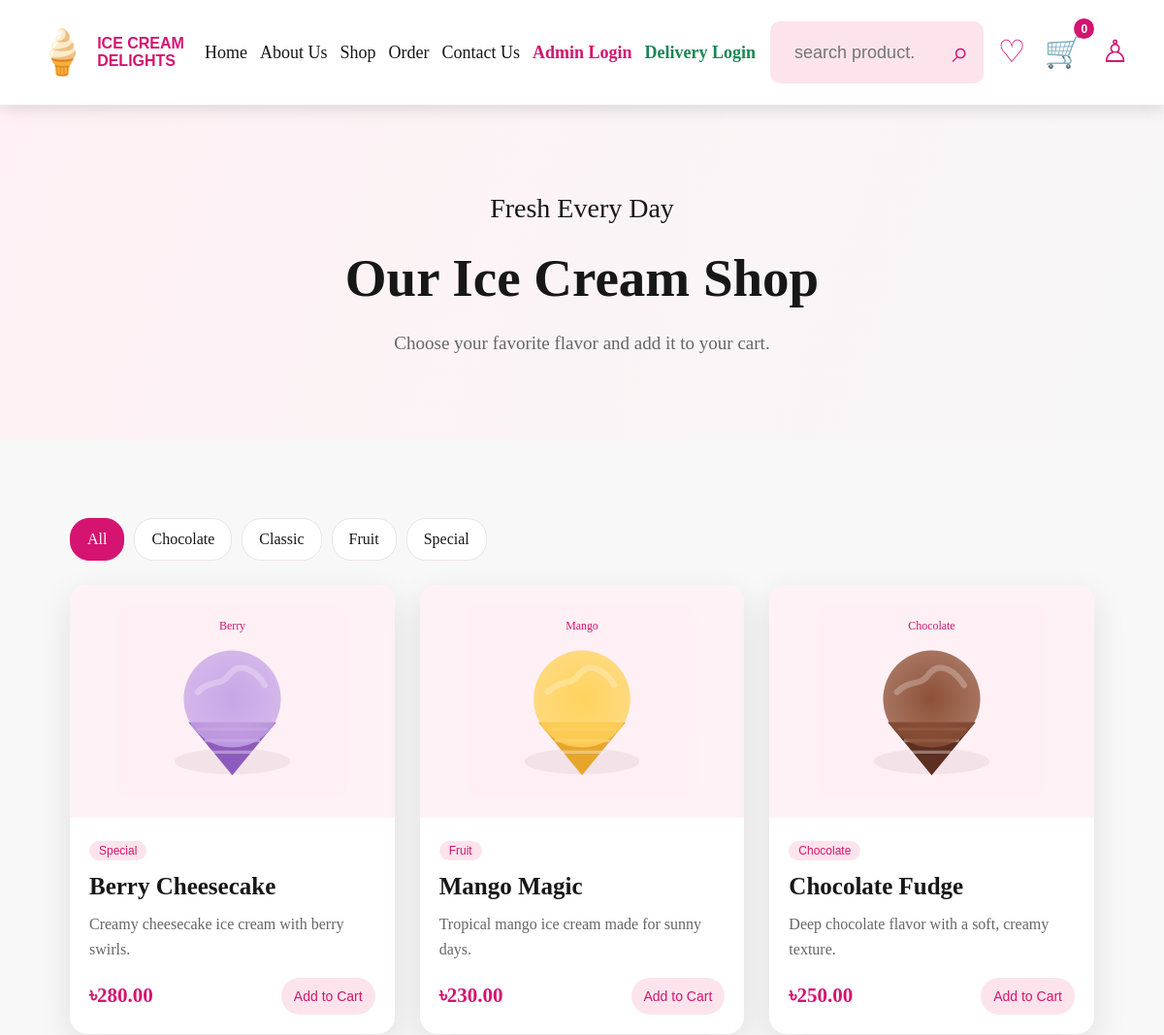
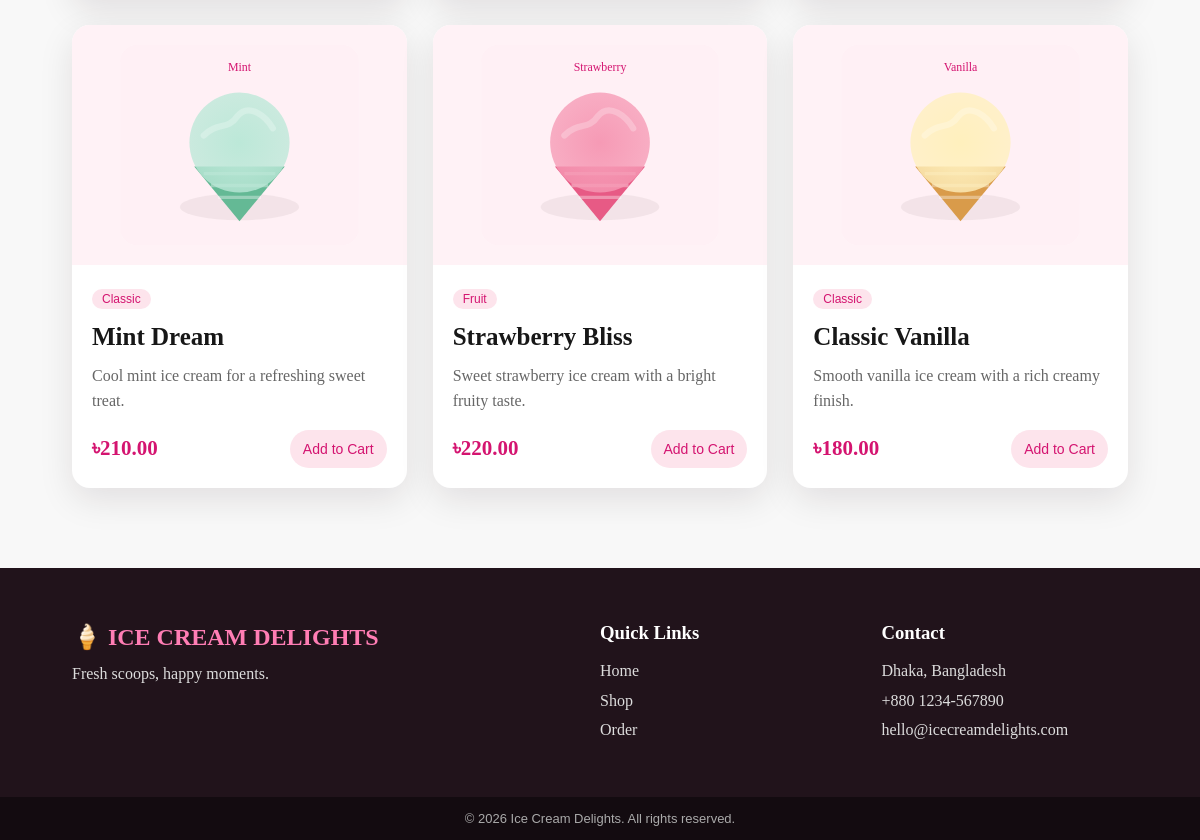
The page /shop.php on the database its author committed (2 pictures, top to bottom).
### tables this page shows
CREATE TABLE products (id INT AUTO_INCREMENT PRIMARY KEY,name VARCHAR(120) NOT NULL,category VARCHAR(80) NOT NULL,price DECIMAL(10,2) NOT NULL,description TEXT,image VARCHAR(255) NOT NULL DEFAULT 'vanilla.svg',created_at TIMESTAMP DEFAULT CURRENT_TIMESTAMP);

### includes/functions.php (called while the page is built, shortened)
<?php
function cartCount() {
    $count = 0;
    return $count;
}
function e($value) {
    return htmlspecialchars((string)$value, ENT_QUOTES, 'UTF-8');
}
function isLoggedIn() {
    return isset($_SESSION['user_id']);
}
?>

### shop.php (the view, shortened to what this page needs)
<?php
require_once "includes/header.php";
$category = trim($_GET['category'] ?? '');
$sql = "SELECT * FROM products WHERE 1=1";
$sql .= " ORDER BY id DESC";
$stmt = $conn->prepare($sql);
$stmt->execute();
$result = $stmt->get_result();
$cats = $conn->query("SELECT DISTINCT category FROM products ORDER BY category");
?>
<section class="page-banner">
    <p class="eyebrow">Fresh Every Day</p>
    <h1>Our Ice Cream Shop</h1>
    <p>Choose your favorite flavor and add it to your cart.</p>
</section>
<section class="section">
    <div class="filter-row">
        <a href="shop.php" class="<?= $category === '' ? 'selected' : '' ?>">All</a>
        <?php while ($cat = $cats->fetch_assoc()): ?>
            <a href="shop.php?category=<?= urlencode($cat['category']) ?>" class="<?= $category === $cat['category'] ? 'selected' : '' ?>">
                <?= e($cat['category']) ?>
            </a>
        <?php endwhile; ?>
    </div>
    <div class="product-grid">
        <?php while ($product = $result->fetch_assoc()): ?>
        <article class="product-card">
            <a href="product.php?id=<?= (int)$product['id'] ?>">
                <img src="images/<?= e($product['image']) ?>" alt="<?= e($product['name']) ?>">
            </a>
            <div class="product-info">
                <span class="tag"><?= e($product['category']) ?></span>
                <h3><?= e($product['name']) ?></h3>
                <p><?= e($product['description']) ?></p>
                <div class="product-bottom">
                    <strong>৳<?= number_format($product['price'], 2) ?></strong>
                    <a class="small-btn" href="cart.php?action=add&id=<?= (int)$product['id'] ?>">Add to Cart</a>
                </div>
            </div>
        </article>
        <?php endwhile; ?>
    </div>
</section>
<?php require_once "includes/footer.php"; ?>

### includes/header.php (shortened to what this page needs)
<?php
require_once __DIR__ . "/functions.php";
?>
<!DOCTYPE html>
<html lang="en">
<head>
    <link rel="stylesheet" href="css/style.css">
</head>
<body>
<header class="site-header">
    <a href="index.php" class="brand">
        <span class="brand-cone">🍦</span>
        <span><b>ICE CREAM</b><b>DELIGHTS</b></span>
    </a>
    <nav class="navbar" id="mainNav">
        <a href="index.php">Home</a>
        <a href="about.php">About Us</a>
        <a href="shop.php">Shop</a>
        <a href="order.php">Order</a>
        <a href="contact.php">Contact Us</a>
        <a href="admin/" class="admin-link">Admin Login</a>
        <a href="delivery.php" class="delivery-link">Delivery Login</a>
    </nav>
    <form class="search-box" action="shop.php" method="get">
        <input type="text" name="search" placeholder="search product..." value="<?= e($_GET['search'] ?? '') ?>">
        <button type="submit">⌕</button>
    </form>
    <div class="header-icons">
        <a href="shop.php" title="Wishlist" class="head-icon">♡</a>
        <a href="cart.php" title="Cart" class="head-icon cart-link">🛒<span><?= cartCount() ?></span></a>
        <?php if (isLoggedIn()): ?>
            <a href="account.php" title="My Account" class="head-icon">👤</a>
            <a href="logout.php" title="Logout" class="head-icon">↪</a>
        <?php else: ?>
            <a href="login.php" title="Login" class="head-icon">♙</a>
        <?php endif; ?>
    </div>
</header>
<main>

### includes/footer.php (shortened to what this page needs)
</main>
<footer class="footer">
    <div>
        <div class="footer-brand">🍦 ICE CREAM DELIGHTS</div>
        <p>Fresh scoops, happy moments.</p>
    </div>
    <div>
        <h3>Quick Links</h3>
        <a href="index.php">Home</a>
        <a href="shop.php">Shop</a>
        <a href="order.php">Order</a>
    </div>
    <div>
        <h3>Contact</h3>
        <p>Dhaka, Bangladesh</p>
        <p>+880 1234-567890</p>
        <p>hello@icecreamdelights.com</p>
    </div>
</footer>
<div class="copyright">© <?= date("Y") ?> Ice Cream Delights. All rights reserved.</div>
</body>
</html>

### css/style.css (style rules this page uses)
:root { --pink: #d41470; --pink-dark: #a70d57; --pink-soft: #fde4ec; --cream: #fffaf8; --text: #171717; --muted: #666; --line: #ece3e5; --shadow: 0 12px 35px rgba(30, 10, 20, .10); }
* { box-sizing: border-box; margin: 0; padding: 0; }
html { scroll-behavior: smooth; }
body { font-family: Georgia, "Times New Roman", serif; color: var(--text); background: #f8f8f8; line-height: 1.6; }
a { color: inherit; text-decoration: none; }
button, input, textarea, select { font: inherit; }
button { cursor: pointer; }
.site-header { min-height: 105px; background: #fff; display: flex; align-items: center; gap: 28px; padding: 18px 5%; box-shadow: 0 4px 16px rgba(0,0,0,.13); position: sticky; top: 0; z-index: 50; }
.brand { display: flex; align-items: center; min-width: 185px; color: var(--pink); font-family: Arial, sans-serif; }
.brand-cone { font-size: 45px; margin-right: 8px; }
.brand span:last-child { display: flex; flex-direction: column; line-height: 1.15; }
.brand b { font-size: 18px; }
.navbar { display: flex; gap: 21px; white-space: nowrap; }
.navbar a { font-size: 21px; transition: .2s; }
.navbar .admin-link { color: var(--pink); font-weight: bold; }
.search-box { flex: 1; max-width: 560px; height: 64px; display: flex; background: var(--pink-soft); border-radius: 10px; overflow: hidden; }
.search-box input { width: 100%; border: 0; outline: 0; background: transparent; padding: 0 25px; font-family: Arial,sans-serif; font-size: 18px; }
.search-box button { width: 65px; border: 0; background: transparent; color: var(--pink); font-size: 31px; }
.header-icons { display: flex; align-items: center; gap: 19px; }
.head-icon { color: var(--pink); font-size: 32px; position: relative; }
.cart-link span { position: absolute; top: -9px; right: -12px; background: var(--pink); color: white; border-radius: 50%; width: 21px; height: 21px; display: grid; place-items: center; font: bold 12px Arial; }
main { min-height: 65vh; }
.eyebrow { font-size: 28px; margin-bottom: 4px; }
.section { padding: 80px 6%; }
.product-grid { display: grid; grid-template-columns: repeat(3,1fr); gap: 26px; }
.product-card { background: #fff; border-radius: 18px; overflow: hidden; box-shadow: var(--shadow); transition: .25s; }
.product-card > a { display:block; background:#fff2f6; }
.product-card img { display:block; width:100%; height:240px; object-fit:contain; padding:20px; }
.product-info { padding: 20px; }
.product-info h3 { font-size: 25px; margin: 6px 0; }
.product-info p { color: var(--muted); min-height: 50px; }
.product-bottom { display:flex; justify-content:space-between; align-items:center; gap:12px; margin-top:16px; }
.product-bottom strong { color:var(--pink); font-size:21px; }
.small-btn { background:var(--pink-soft); color:var(--pink); padding:8px 13px; border-radius:20px; font-family:Arial,sans-serif; font-size:14px; }
.tag { display:inline-block; background:var(--pink-soft); color:var(--pink); padding:3px 10px; border-radius:15px; font:12px Arial,sans-serif; }
.page-banner { text-align:center; padding:85px 6%; background:linear-gradient(110deg,#fff1f5,#f7f7f7); }
.page-banner h1 { font-size:55px; margin:5px 0 8px; }
.page-banner p:last-child { color:#666; font-size:19px; }
.filter-row { display:flex; gap:10px; flex-wrap:wrap; margin-bottom:25px; }
.filter-row a { background:#fff; border:1px solid var(--line); padding:8px 17px; border-radius:20px; }
.filter-row a.selected, .filter-row a:hover { background:var(--pink); color:#fff; border-color:var(--pink); }
.footer { background:#21131b;color:#fff;padding:50px 6%;display:grid;grid-template-columns:2fr 1fr 1fr;gap:35px }
.footer-brand { color:#ff7db4;font-size:24px;font-weight:bold }
.footer h3 { margin-bottom:10px }
.footer a,.footer p { display:block;color:#ddd;margin:4px 0 }
.copyright { background:#130b10;color:#aaa;text-align:center;padding:14px;font:13px Arial,sans-serif }
@media (max-width:1250px) { .site-header { gap:15px;padding-left:3%;padding-right:3% } }
@media (max-width:1250px) { .navbar { gap:13px } }
@media (max-width:1250px) { .navbar a { font-size:18px } }
@media (max-width:1250px) { .brand { min-width:160px } }
@media (max-width:1250px) { .brand b { font-size:16px } }
@media (max-width:1250px) { .search-box { max-width:330px } }
.navbar .delivery-link { color:#198754; font-weight:bold; }

### rows shown on the page
products: image (picture), category "Special", name "Berry Cheesecake", description "Creamy cheesecake ice cream with berry swirls.", price "280.00"
products: image (picture), category "Fruit", name "Mango Magic", description "Tropical mango ice cream made for sunny days.", price "230.00"
products: image (picture), category "Chocolate", name "Chocolate Fudge", description "Deep chocolate flavor with a soft, creamy texture.", price "250.00"
products: image (picture), category "Classic", name "Mint Dream", description "Cool mint ice cream for a refreshing sweet treat.", price "210.00"
products: image (picture), category "Fruit", name "Strawberry Bliss", description "Sweet strawberry ice cream with a bright fruity taste.", price "220.00"
products: image (picture), category "Classic", name "Classic Vanilla", description "Smooth vanilla ice cream with a rich creamy finish.", price "180.00"

### other values the page prints
cartCount() "0"
$cat['category'] "Chocolate"
$cat['category'] "Classic"
$cat['category'] "Fruit"
$cat['category'] "Special"
